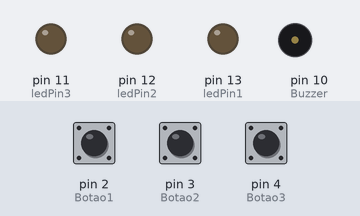
Recording of a sketch running on a simulated Arduino Uno, built with avr-gcc and run on an emulated ATmega328P. Shown: output pins drawn as LEDs (lit = HIGH), buzzer (waves = sounding). The inputs (shaded band) are chosen by the test bench; at power-on: pin 2 (Botao1) LOW, pin 3 (Botao2) LOW, pin 4 (Botao3) LOW.

Above: at 1.2 s.
1.3 s: pin 2 (Botao1) pulled HIGH for 1 s
At 3.5 s:
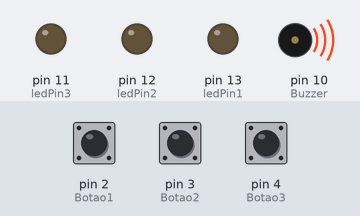
4.3 s: pin 3 (Botao2) pulled HIGH for 3.2 s
At 4.8 s:
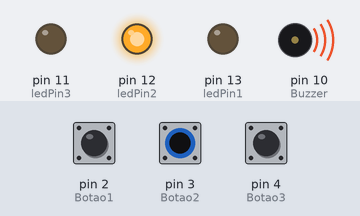
9.0 s: pin 4 (Botao3) pulled HIGH for 0.15 s
At 9.1 s:
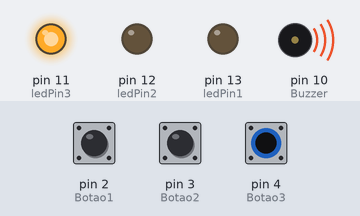
10.7 s: pin 4 (Botao3) pulled HIGH for 3.2 s
At 14.7 s:
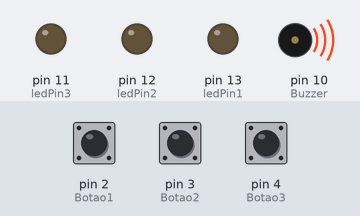
15.4 s: pin 2 (Botao1) pulled HIGH for 3.2 s
At 15.9 s:
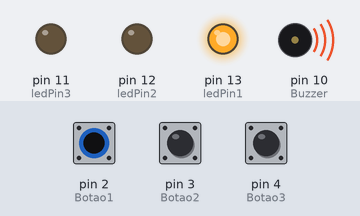
Timing chart, 0 to 20.1 s (numbered marks = the images above; inputs shaded):
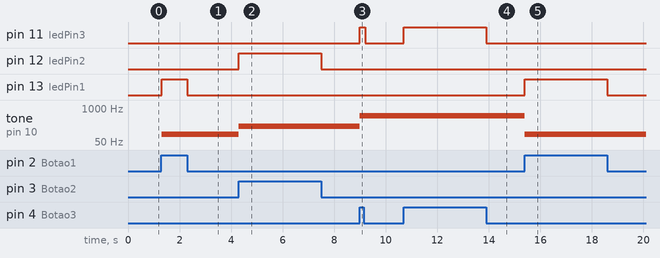

Measured:
- after the input at 1.3 s, pin 13 (ledPin1): LOW → HIGH at once, → LOW 1.0 s later; tone on pin 10 (Buzzer): silent → 100 Hz at once
- after the input at 4.3 s, pin 12 (ledPin2): LOW → HIGH at once, → LOW 3.2 s later; tone on pin 10 (Buzzer): 100 Hz → 200 Hz at once
- after the input at 9.0 s, pin 11 (ledPin3): LOW → HIGH at once, → LOW 0.20 s later; tone on pin 10 (Buzzer): 200 Hz → 500 Hz at once
- after the input at 10.7 s, pin 11 (ledPin3): LOW → HIGH at once, → LOW 3.2 s later
- after the input at 15.4 s, pin 13 (ledPin1): LOW → HIGH at once, → LOW 3.2 s later; tone on pin 10 (Buzzer): 500 Hz → 100 Hz at once

The sketch:

teste_arduino_v2.ino
```cpp
const int ledPin1 = 13;
const int ledPin2 = 12;
const int ledPin3 = 11;
const int Botao1 = 2;
const int Botao2 = 3;
const int Botao3 = 4;
const int Buzzer = 10;
int EstadoBotao1 = 0;
int EstadoBotao2 = 0;
int EstadoBotao3 = 0;
int Tom = 0;

void setup() {
  pinMode(Buzzer, OUTPUT);
  pinMode(ledPin1, OUTPUT);
  pinMode(Botao1, INPUT);
  pinMode(ledPin2, OUTPUT);
  pinMode(Botao2, INPUT);
  pinMode(ledPin3, OUTPUT);
  pinMode(Botao3, INPUT);
}

void loop() {
 EstadoBotao1 = digitalRead(Botao1);
 EstadoBotao2 = digitalRead(Botao2);
 EstadoBotao3 = digitalRead(Botao3);
    if (EstadoBotao1 && !EstadoBotao2 && !EstadoBotao3) {
      Tom = 100;
      digitalWrite(ledPin1, HIGH);
    }
    if (!EstadoBotao1 && EstadoBotao2 && !EstadoBotao3) {
       Tom = 200;
       digitalWrite(ledPin2, HIGH);
    }
    if (!EstadoBotao1 && !EstadoBotao2 && EstadoBotao3) {
       Tom = 500;
       digitalWrite(ledPin3, HIGH);
     }
     if (Tom>0) {
      //digitalWrite(Buzzer, HIGH);
      //delayMicroseconds(Tom);
      //digitalWrite(Buzzer ,LOW);
      //delayMicroseconds(Tom);
      tone(Buzzer, Tom);
      delay(100);
      Tom = 0;
      digitalWrite(ledPin1, LOW);
      digitalWrite(ledPin2, LOW);
      digitalWrite(ledPin3, LOW);
     }
}
```
